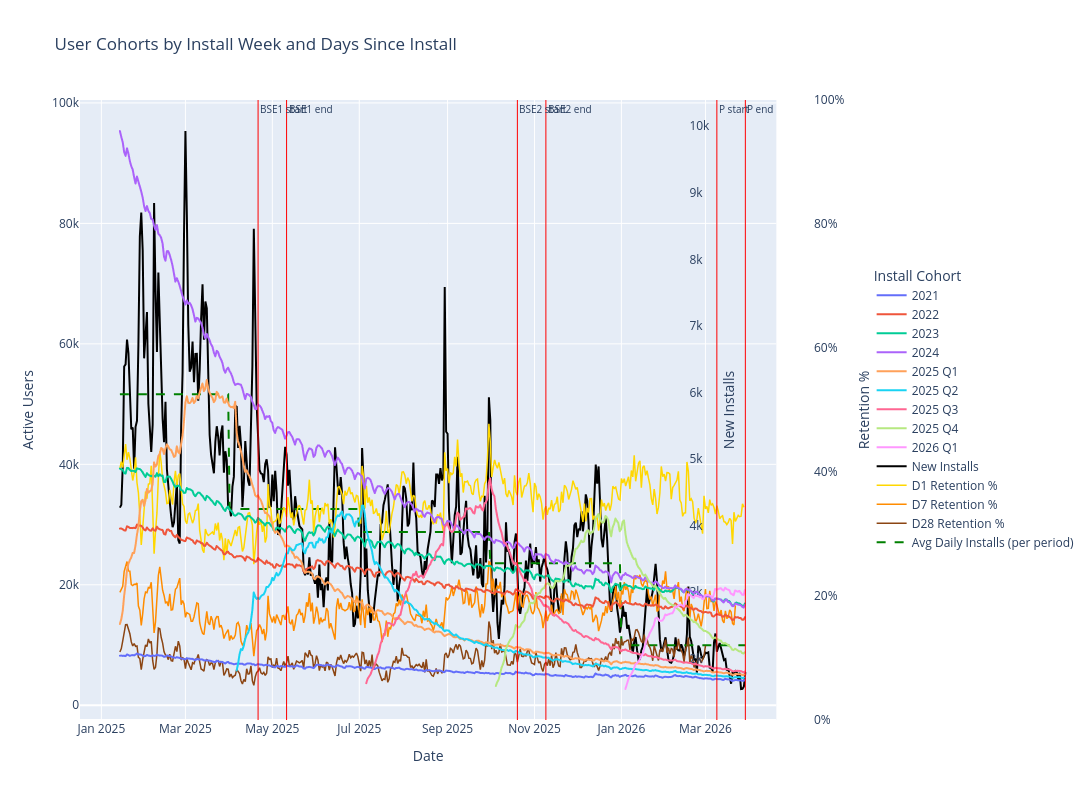

The cell this chart's notebook holds for it:
### Markdown cell above
## 4. Timeline Charts

Full date-range view of DAU by install cohort, overlaid with:
- **New installs** (black, left-shifted right axis) and **avg daily installs per cohort period** (green dashed)
- **D1 / D7 / D28 retention %** (dotted, second right axis, 0–100%)
- Red reference lines marking the baseline and recent analysis windows

### Code cell
fig = px.line(
            cohort_data, 
            x='dt', 
            y='users', 
            color='install_dt_bin', 
            title='User Cohorts by Install Week and Days Since Install',
            labels={'dt': 'Date', 'users': 'Number of Users'},
            hover_data={'install_dt_bin': True, 'users': ':.0f'},)

fig.update_layout(xaxis_title='Date', 
                  yaxis_title='Number of Users', 
                  legend_title='Install Cohort',
                  height=800,
                  width=1500)

# --- New installs (right axis y2) ---
fig.add_trace(go.Scatter(
    x=new_installs_by_dt['dt'],
    y=new_installs_by_dt['new_installs'],
    mode='lines',
    name='New Installs',
    line=dict(color='black', width=2),
    yaxis='y2',
))

# --- Retention D1 / D7 / D28 (right axis y3) ---
retention_colors = {'D1': 'gold', 'D7': 'darkorange', 'D28': 'saddlebrown'}
for col, color in retention_colors.items():
    fig.add_trace(go.Scatter(
        x=retention_df['dt'],
        y=retention_df[col],
        mode='lines',
        name=f'{col} Retention %',
        line=dict(color=color, width=1.5, dash='solid'),
        yaxis='y3',
    ))

# --- Avg daily installs per install_dt_bin period (step line, y2) ---
new_installs_by_dt['install_dt_bin'] = new_installs_by_dt['dt'].apply(bin_install_dt)
avg_by_period = (
    new_installs_by_dt
    .groupby('install_dt_bin', observed=True)['new_installs']
    .mean()
    .rename('avg_new_installs')
)
avg_step = (
    new_installs_by_dt[['dt', 'install_dt_bin']]
    .merge(avg_by_period, on='install_dt_bin')
    .sort_values('dt')
)
fig.add_trace(go.Scatter(
    x=avg_step['dt'],
    y=avg_step['avg_new_installs'],
    mode='lines',
    name='Avg Daily Installs (per period)',
    line=dict(color='green', width=2, dash='dash'),
    yaxis='y2',
))

fig.update_layout(
    xaxis=dict(domain=[0, 0.95]),
    yaxis=dict(title='Active Users'),
    yaxis2=dict(
        title='New Installs',
        overlaying='y',
        side='right',
        anchor='free',
        position=0.83,
        showgrid=False,
    ),
    yaxis3=dict(
        title='Retention %',
        overlaying='y',
        side='right',
        anchor='free',
        position=1.0,
        range=[0, 100],
        showgrid=False,
        ticksuffix='%',
    ),
    legend=dict(
        orientation='v',
        yanchor='middle', y=0.5,
        xanchor='left', x=1.08,
    ),
    margin=dict(r=200),
)

ref_lines = [
    (b1_start.strftime('%Y-%m-%d'), 'BSE1 start'),
    (b1_end.strftime('%Y-%m-%d'),   'BSE1 end'),
    (b2_start.strftime('%Y-%m-%d'), 'BSE2 start'),
    (b2_end.strftime('%Y-%m-%d'),   'BSE2 end'),
    (recent_start.strftime('%Y-%m-%d'), 'P start'),
    (recent_end.strftime('%Y-%m-%d'),   'P end'),
]

for date_str, label in ref_lines:
    fig.add_vline(
        x=pd.Timestamp(date_str).timestamp() * 1000,
        line_width=1,
        line_color='red',
        annotation_text=label,
        annotation_position='top right',
        annotation_font_size=10,
    )

fig.show()

### Figure 1 — Plotly figure (JSON) as saved in the notebook; plotly's stock layout.template omitted (floating-point values rounded to 4 significant figures; data arrays with more than 128 entries replaced by an {"elided": "..."} marker saying what was removed)
{"data": [{"customdata": {"elided": "440x1 str values"}, "hovertemplate": "install_dt_bin=%{customdata[0]}<br>Date=%{x}<br>Number of Users=%{y:.0f}<extra></extra>", "legendgroup": "2021", "line": {"color": "#636efa", "dash": "solid"}, "marker": {"symbol": "circle"}, "mode": "lines", "name": "2021", "showlegend": true, "type": "scattergl", "x": {"elided": "440 str values"}, "xaxis": "x", "y": {"elided": "440 int values"}, "yaxis": "y"}, {"customdata": {"elided": "440x1 str values"}, "hovertemplate": "install_dt_bin=%{customdata[0]}<br>Date=%{x}<br>Number of Users=%{y:.0f}<extra></extra>", "legendgroup": "2022", "line": {"color": "#EF553B", "dash": "solid"}, "marker": {"symbol": "circle"}, "mode": "lines", "name": "2022", "showlegend": true, "type": "scattergl", "x": {"elided": "440 str values"}, "xaxis": "x", "y": {"elided": "440 int values"}, "yaxis": "y"}, {"customdata": {"elided": "440x1 str values"}, "hovertemplate": "install_dt_bin=%{customdata[0]}<br>Date=%{x}<br>Number of Users=%{y:.0f}<extra></extra>", "legendgroup": "2023", "line": {"color": "#00cc96", "dash": "solid"}, "marker": {"symbol": "circle"}, "mode": "lines", "name": "2023", "showlegend": true, "type": "scattergl", "x": {"elided": "440 str values"}, "xaxis": "x", "y": {"elided": "440 int values"}, "yaxis": "y"}, {"customdata": {"elided": "440x1 str values"}, "hovertemplate": "install_dt_bin=%{customdata[0]}<br>Date=%{x}<br>Number of Users=%{y:.0f}<extra></extra>", "legendgroup": "2024", "line": {"color": "#ab63fa", "dash": "solid"}, "marker": {"symbol": "circle"}, "mode": "lines", "name": "2024", "showlegend": true, "type": "scattergl", "x": {"elided": "440 str values"}, "xaxis": "x", "y": {"elided": "440 int values"}, "yaxis": "y"}, {"customdata": {"elided": "440x1 str values"}, "hovertemplate": "install_dt_bin=%{customdata[0]}<br>Date=%{x}<br>Number of Users=%{y:.0f}<extra></extra>", "legendgroup": "2025 Q1", "line": {"color": "#FFA15A", "dash": "solid"}, "marker": {"symbol": "circle"}, "mode": "lines", "name": "2025 Q1", "showlegend": true, "type": "scattergl", "x": {"elided": "440 str values"}, "xaxis": "x", "y": {"elided": "440 int values"}, "yaxis": "y"}, {"customdata": {"elided": "358x1 str values"}, "hovertemplate": "install_dt_bin=%{customdata[0]}<br>Date=%{x}<br>Number of Users=%{y:.0f}<extra></extra>", "legendgroup": "2025 Q2", "line": {"color": "#19d3f3", "dash": "solid"}, "marker": {"symbol": "circle"}, "mode": "lines", "name": "2025 Q2", "showlegend": true, "type": "scattergl", "x": {"elided": "358 str values"}, "xaxis": "x", "y": {"elided": "358 int values"}, "yaxis": "y"}, {"customdata": {"elided": "267x1 str values"}, "hovertemplate": "install_dt_bin=%{customdata[0]}<br>Date=%{x}<br>Number of Users=%{y:.0f}<extra></extra>", "legendgroup": "2025 Q3", "line": {"color": "#FF6692", "dash": "solid"}, "marker": {"symbol": "circle"}, "mode": "lines", "name": "2025 Q3", "showlegend": true, "type": "scattergl", "x": {"elided": "267 str values"}, "xaxis": "x", "y": {"elided": "267 int values"}, "yaxis": "y"}, {"customdata": {"elided": "176x1 str values"}, "hovertemplate": "install_dt_bin=%{customdata[0]}<br>Date=%{x}<br>Number of Users=%{y:.0f}<extra></extra>", "legendgroup": "2025 Q4", "line": {"color": "#B6E880", "dash": "solid"}, "marker": {"symbol": "circle"}, "mode": "lines", "name": "2025 Q4", "showlegend": true, "type": "scattergl", "x": {"elided": "176 str values"}, "xaxis": "x", "y": {"elided": "176 int values"}, "yaxis": "y"}, {"customdata": [["2026 Q1"], ["2026 Q1"], ["2026 Q1"], ["2026 Q1"], ["2026 Q1"], ["2026 Q1"], ["2026 Q1"], ["2026 Q1"], ["2026 Q1"], ["2026 Q1"], ["2026 Q1"], ["2026 Q1"], ["2026 Q1"], ["2026 Q1"], ["2026 Q1"], ["2026 Q1"], ["2026 Q1"], ["2026 Q1"], ["2026 Q1"], ["2026 Q1"], ["2026 Q1"], ["2026 Q1"], ["2026 Q1"], ["2026 Q1"], ["2026 Q1"], ["2026 Q1"], ["2026 Q1"], ["2026 Q1"], ["2026 Q1"], ["2026 Q1"], ["2026 Q1"], ["2026 Q1"], ["2026 Q1"], ["2026 Q1"], ["2026 Q1"], ["2026 Q1"], ["2026 Q1"], ["2026 Q1"], ["2026 Q1"], ["2026 Q1"], ["2026 Q1"], ["2026 Q1"], ["2026 Q1"], ["2026 Q1"], ["2026 Q1"], ["2026 Q1"], ["2026 Q1"], ["2026 Q1"], ["2026 Q1"], ["2026 Q1"], ["2026 Q1"], ["2026 Q1"], ["2026 Q1"], ["2026 Q1"], ["2026 Q1"], ["2026 Q1"], ["2026 Q1"], ["2026 Q1"], ["2026 Q1"], ["2026 Q1"], ["2026 Q1"], ["2026 Q1"], ["2026 Q1"], ["2026 Q1"], ["2026 Q1"], ["2026 Q1"], ["2026 Q1"], ["2026 Q1"], ["2026 Q1"], ["2026 Q1"], ["2026 Q1"], ["2026 Q1"], ["2026 Q1"], ["2026 Q1"], ["2026 Q1"], ["2026 Q1"], ["2026 Q1"], ["2026 Q1"], ["2026 Q1"], ["2026 Q1"], ["2026 Q1"], ["2026 Q1"], ["2026 Q1"], ["2026 Q1"], ["2026 Q1"]], "hovertemplate": "install_dt_bin=%{customdata[0]}<br>Date=%{x}<br>Number of Users=%{y:.0f}<extra></extra>", "legendgroup": "2026 Q1", "line": {"color": "#FF97FF", "dash": "solid"}, "marker": {"symbol": "circle"}, "mode": "lines", "name": "2026 Q1", "showlegend": true, "type": "scattergl", "x": ["2026-01-04", "2026-01-05", "2026-01-06", "2026-01-07", "2026-01-08", "2026-01-09", "2026-01-10", "2026-01-11", "2026-01-12", "2026-01-13", "2026-01-14", "2026-01-15", "2026-01-16", "2026-01-17", "2026-01-18", "2026-01-19", "2026-01-20", "2026-01-21", "2026-01-22", "2026-01-23", "2026-01-24", "2026-01-25", "2026-01-26", "2026-01-27", "2026-01-28", "2026-01-29", "2026-01-30", "2026-01-31", "2026-02-01", "2026-02-02", "2026-02-03", "2026-02-04", "2026-02-05", "2026-02-06", "2026-02-07", "2026-02-08", "2026-02-09", "2026-02-10", "2026-02-11", "2026-02-12", "2026-02-13", "2026-02-14", "2026-02-15", "2026-02-16", "2026-02-17", "2026-02-18", "2026-02-19", "2026-02-20", "2026-02-21", "2026-02-22", "2026-02-23", "2026-02-24", "2026-02-25", "2026-02-26", "2026-02-27", "2026-02-28", "2026-03-01", "2026-03-02", "2026-03-03", "2026-03-04", "2026-03-05", "2026-03-06", "2026-03-07", "2026-03-08", "2026-03-09", "2026-03-10", "2026-03-11", "2026-03-12", "2026-03-13", "2026-03-14", "2026-03-15", "2026-03-16", "2026-03-17", "2026-03-18", "2026-03-19", "2026-03-20", "2026-03-21", "2026-03-22", "2026-03-23", "2026-03-24", "2026-03-25", "2026-03-26", "2026-03-27", "2026-03-28", "2026-03-29"], "xaxis": "x", "y": [2703, 3473, 4265, 4831, 5114, 5543, 6047, 6815, 6965, 7174, 7622, 8130, 8432, 9245, 10150, 11018, 11352, 11901, 12348, 12815, 13358, 14378, 14543, 14390, 13985, 14034, 14079, 14416, 15084, 14963, 15072, 15166, 15250, 15284, 15676, 16415, 16284, 16569, 16612, 16690, 16551, 16371, 17163, 17477, 18469, 18250, 18294, 17969, 17818, 18328, 18136, 18138, 17950, 17985, 17666, 17645, 18264, 18312, 18349, 18231, 18123, 17781, 18316, 19310, 19198, 19265, 19386, 19429, 19196, 19036, 19507, 19298, 19201, 19110, 18546, 18423, 18263, 19052, 18953, 18839, 19004, 18684, 18360, 18321, 19154], "yaxis": "y"}, {"line": {"color": "black", "width": 2}, "mode": "lines", "name": "New Installs", "type": "scatter", "x": {"elided": "440 str values"}, "y": {"elided": "440 int values"}, "yaxis": "y2"}, {"line": {"color": "gold", "dash": "solid", "width": 1.5}, "mode": "lines", "name": "D1 Retention %", "type": "scatter", "x": {"elided": "468 str values"}, "y": {"elided": "468 float values"}, "yaxis": "y3"}, {"line": {"color": "darkorange", "dash": "solid", "width": 1.5}, "mode": "lines", "name": "D7 Retention %", "type": "scatter", "x": {"elided": "468 str values"}, "y": {"elided": "468 float values"}, "yaxis": "y3"}, {"line": {"color": "saddlebrown", "dash": "solid", "width": 1.5}, "mode": "lines", "name": "D28 Retention %", "type": "scatter", "x": {"elided": "468 str values"}, "y": {"elided": "468 float values"}, "yaxis": "y3"}, {"line": {"color": "green", "dash": "dash", "width": 2}, "mode": "lines", "name": "Avg Daily Installs (per period)", "type": "scatter", "x": {"elided": "440 str values"}, "y": {"elided": "440 float values"}, "yaxis": "y2"}], "layout": {"annotations": [{"font": {"size": 10}, "showarrow": false, "text": "BSE1 start", "x": 1745193600000, "xanchor": "left", "xref": "x", "y": 1, "yanchor": "top", "yref": "y domain"}, {"font": {"size": 10}, "showarrow": false, "text": "BSE1 end", "x": 1746921600000, "xanchor": "left", "xref": "x", "y": 1, "yanchor": "top", "yref": "y domain"}, {"font": {"size": 10}, "showarrow": false, "text": "BSE2 start", "x": 1760918400000, "xanchor": "left", "xref": "x", "y": 1, "yanchor": "top", "yref": "y domain"}, {"font": {"size": 10}, "showarrow": false, "text": "BSE2 end", "x": 1762646400000, "xanchor": "left", "xref": "x", "y": 1, "yanchor": "top", "yref": "y domain"}, {"font": {"size": 10}, "showarrow": false, "text": "P start", "x": 1773014400000, "xanchor": "left", "xref": "x", "y": 1, "yanchor": "top", "yref": "y domain"}, {"font": {"size": 10}, "showarrow": false, "text": "P end", "x": 1774742400000, "xanchor": "left", "xref": "x", "y": 1, "yanchor": "top", "yref": "y domain"}], "height": 800, "legend": {"orientation": "v", "title": {"text": "Install Cohort"}, "tracegroupgap": 0, "x": 1.08, "xanchor": "left", "y": 0.5, "yanchor": "middle"}, "margin": {"r": 200}, "shapes": [{"line": {"color": "red", "width": 1}, "type": "line", "x0": 1745193600000, "x1": 1745193600000, "xref": "x", "y0": 0, "y1": 1, "yref": "y domain"}, {"line": {"color": "red", "width": 1}, "type": "line", "x0": 1746921600000, "x1": 1746921600000, "xref": "x", "y0": 0, "y1": 1, "yref": "y domain"}, {"line": {"color": "red", "width": 1}, "type": "line", "x0": 1760918400000, "x1": 1760918400000, "xref": "x", "y0": 0, "y1": 1, "yref": "y domain"}, {"line": {"color": "red", "width": 1}, "type": "line", "x0": 1762646400000, "x1": 1762646400000, "xref": "x", "y0": 0, "y1": 1, "yref": "y domain"}, {"line": {"color": "red", "width": 1}, "type": "line", "x0": 1773014400000, "x1": 1773014400000, "xref": "x", "y0": 0, "y1": 1, "yref": "y domain"}, {"line": {"color": "red", "width": 1}, "type": "line", "x0": 1774742400000, "x1": 1774742400000, "xref": "x", "y0": 0, "y1": 1, "yref": "y domain"}], "title": {"text": "User Cohorts by Install Week and Days Since Install"}, "width": 1500, "xaxis": {"anchor": "y", "domain": [0, 0.95], "title": {"text": "Date"}}, "yaxis": {"anchor": "x", "domain": [0, 1], "title": {"text": "Active Users"}}, "yaxis2": {"anchor": "free", "overlaying": "y", "position": 0.83, "showgrid": false, "side": "right", "title": {"text": "New Installs"}}, "yaxis3": {"anchor": "free", "overlaying": "y", "position": 1, "range": [0, 100], "showgrid": false, "side": "right", "ticksuffix": "%", "title": {"text": "Retention %"}}}}
